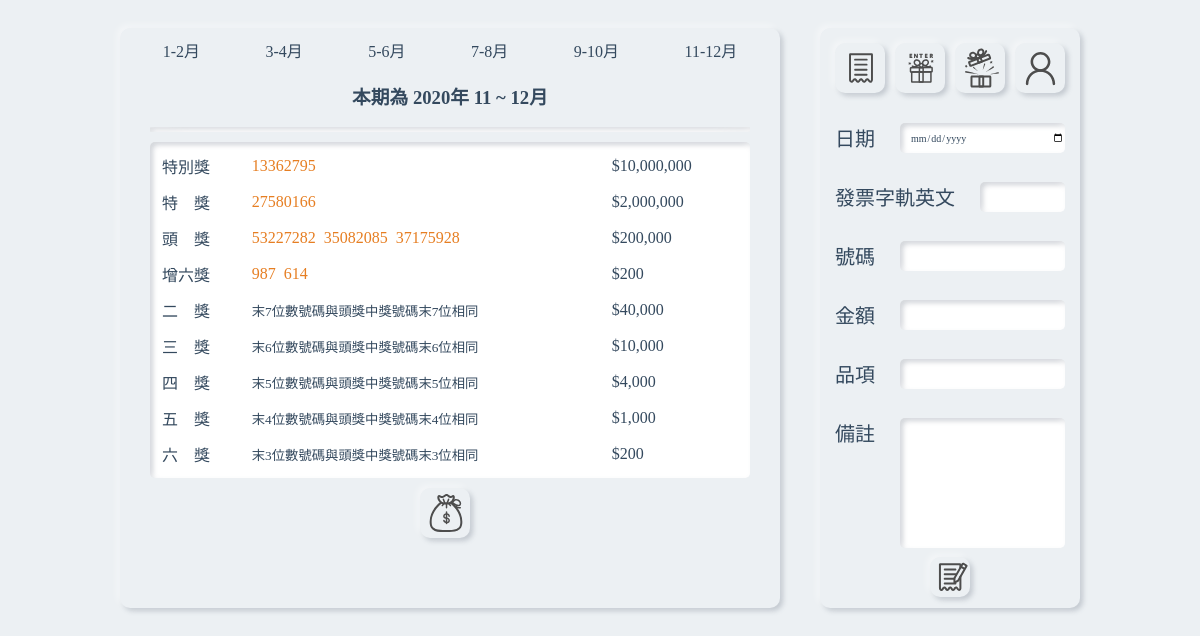
The page /invoice.php?do=award_numbers on the database as committed earlier.
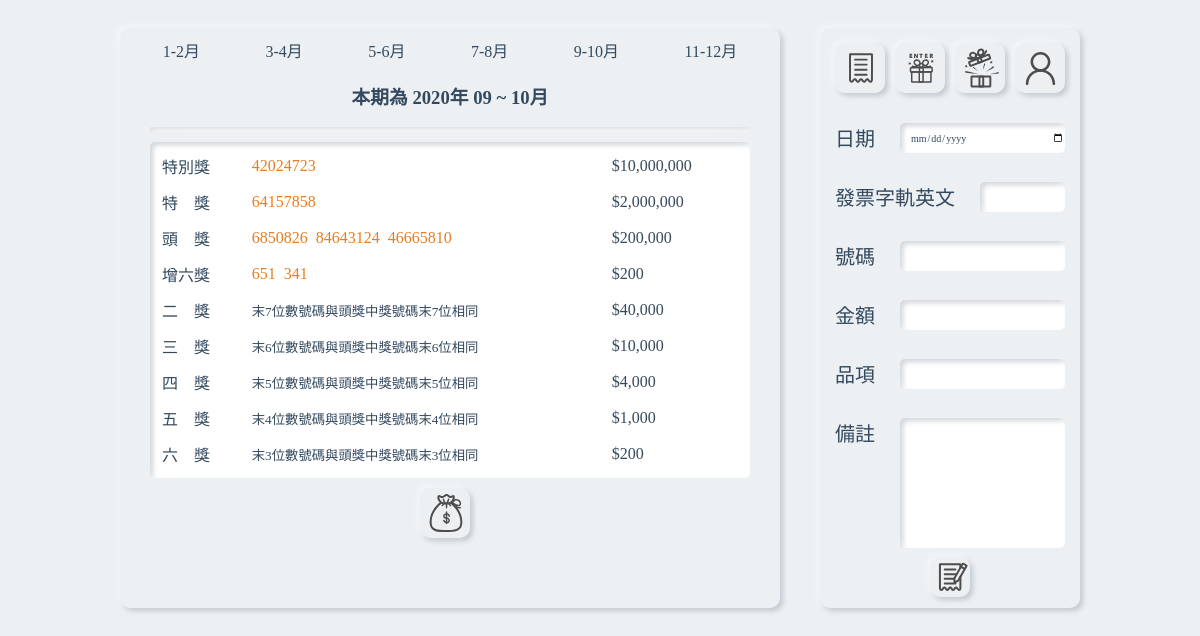
The same page on the database as committed later.
### tables this page shows
CREATE TABLE `award_numbers` (
  `id` int(11) UNSIGNED NOT NULL,
  `year` year(4) NOT NULL,
  `period` tinyint(1) NOT NULL,
  `number` varchar(8) NOT NULL,
  `type` tinyint(1) NOT NULL
);

### award_numbers.php (the view)
<?php
include_once "base.php";
if(isset($_GET['pd'])){
    $year=explode("-",$_GET['pd'])[0];
    $period=explode("-",$_GET['pd'])[1];
}else{
  $get_news=$pdo->query("select *
                          from `award_numbers`
                          order by `year` desc,
                                  `period` desc
                          limit 1")->fetch();
  $year=$get_news['year'];
  $period=$get_news['period'];
}
$awards=$pdo->query("select * from award_numbers where year='$year' && period='$period'")->fetchAll();
$special="";
$grand="";
$first=[];
$six=[];
foreach($awards as $aw){
  switch($aw['type']){
      case 1:
          $special=$aw['number'];
      break;
      case 2:
          $grand=$aw['number'];
      break;
      case 3:
          $first[]=$aw['number'];
      break;
      case 4:
          $six[]=$aw['number'];
      break;
  }
}
?>
<div class="monthBar">
  <li><a href="?do=award_numbers&pd=<?=$year;?>-1"><div class="monthH">1-2月</div></a></li>
  <li><a href="?do=award_numbers&pd=<?=$year;?>-2"><div class="monthH">3-4月</div></a></li>
  <li><a href="?do=award_numbers&pd=<?=$year;?>-3"><div class="monthH">5-6月</div></a></li>
  <li><a href="?do=award_numbers&pd=<?=$year;?>-4"><div class="monthH">7-8月</div></a></li>
  <li><a href="?do=award_numbers&pd=<?=$year;?>-5"><div class="monthH">9-10月</div></a></li>
  <li><a href="?do=award_numbers&pd=<?=$year;?>-6"><div class="monthH">11-12月</div></a></li>
</div>
  <h3 class="newAwardTitle">本期為
    <?=$year;?>年
        <?php
            $month=[
                1=>"01 ~ 02",
                2=>"03 ~ 04",
                3=>"05 ~ 06",
                4=>"07 ~ 08",
                5=>"09 ~ 10",
                6=>"11 ~ 12"
            ];
            echo $month[$period];
        ?>月
  </h3>
<div class="line"></div>
<table class="awardnumT">
  <tr>
    <td>特別獎</td>
    <td class="awardNum"><?=$special;?></td>
    <td>$10,000,000</td>
  </tr>
  <tr>
    <td>特&nbsp;&nbsp;&nbsp;&nbsp;獎</td>
    <td class="awardNum"><?=$grand;?></td>
    <td>$2,000,000</td>
  </tr>
  <tr>
    <td>頭&nbsp;&nbsp;&nbsp;&nbsp;獎</td>
    <td class="awardNum">
    <?php
            foreach($first as $f){
                echo $f."&nbsp;&nbsp;";
            }
        ?>
    </td>
    <td>$200,000</td>
  </tr>
  <tr>
    <td>增六獎</td>
    <td class="awardNum">
      <?php
            foreach($six as $s){
              echo $s."&nbsp;&nbsp;";
            }
            ?>
    </td>
    <td>$200</td>
  </tr>
  <tr>
    <td>二&nbsp;&nbsp;&nbsp;&nbsp;獎</td>
    <td><small>末7位數號碼與頭獎中獎號碼末7位相同</small></td>
    <td>$40,000</td>
  </tr>
  <tr>
    <td>三&nbsp;&nbsp;&nbsp;&nbsp;獎</td>
    <td><small>末6位數號碼與頭獎中獎號碼末6位相同</small></td>
    <td>$10,000</td>
  </tr>
  <tr>
    <td>四&nbsp;&nbsp;&nbsp;&nbsp;獎</td>
    <td><small>末5位數號碼與頭獎中獎號碼末5位相同</small></td>
    <td>$4,000</td>
  </tr>
  <tr>
    <td>五&nbsp;&nbsp;&nbsp;&nbsp;獎</td>
    <td><small>末4位數號碼與頭獎中獎號碼末4位相同</small></td>
    <td>$1,000</td>
  </tr>
  <tr>
    <td>六&nbsp;&nbsp;&nbsp;&nbsp;獎</td>
    <td><small>末3位數號碼與頭獎中獎號碼末3位相同</small></td>
    <td>$200</td>
  </tr>
</table>
<a href="?do=all_awards&year=<?=$year;?>&period=<?=$period;?>">
  <div class="awardbtn"></div>
</a>

### invoice.php (shortened to what this page needs)
<!DOCTYPE html>
<html lang="en">
<head>
  <link rel="stylesheet" href="./css/invoiceStyling.css">
</head>
<body>
  <div class="container1">
    <section class="middlePart">
      <div class="list_area">
        <?php
        if(isset($_GET['do'])){
          $file=$_GET['do'].".php";
          include $file;
        }else{
          include ("invoice_list.php");
        }
        ?>
      </div>
    </section>
    <section class="rightPart">
      <div class="enter_area">
        <div class="btnPart">
          <a href="invoice.php"><div class="btn1"></div></a>
          <a href="?do=add_awards"><div class="btn2"></div></a>
          <a href="?do=award_numbers"><div class="btn3"></div></a>
          <a href="?do=account"><div class="btn4"></div></a>
        </div>
        <div class="enterPart">
          <form action="api/add_invoice.php" method="post">
            <div class="date">
              <label for="date">日期</label>
              <input class="dateD hvr" id="date" name="date" type="date">
            </div>
            <div class="num">
              <div class="numCode">
                <label for="numC">發票字軌英文</label>
                <input class="num1 hvr" id="numC" name="code" type="text" size="2">
              </div>
              <div class="numNum">
                <label for="numN">號碼</label>
                <input class="num2 hvr" id="numN" name="number" type="number">
              </div>
            </div>
            <div class="pay">
              <label for="pay">金額</label>
              <input class="pay1 hvr" id="pay" name="payment" type="number" min="0">
            </div>
            <div class="item">
              <label for="item">品項</label>
              <input class="item1 hvr" id="item" name="item" type="text">
            </div>
            <div class="note">
              <label for="note">備註</label>
              <textarea class="note1 hvr" name="note" id="note"></textarea>
            </div>
            <div>
              <input class="btnSave" type="submit" value="">
            </div>
          </form>
        </div>
      </div>
    </section>
</body>
</html>

Rows that differ between the two databases and show on the page:
changed award_numbers (number 1 of 2 on the later page): period "11 ~ 12" → "09 ~ 10"; number "27580166" → "64157858"
changed award_numbers (number 2 of 2 on the later page): number "13362795" → "42024723"
Other text that changed with them:
new list line: "6850826"
new list line: "84643124"
new list line: "46665810"
new list line: "651"
new list line: "341"
list line gone: "53227282"
list line gone: "35082085"
list line gone: "37175928"
list line gone: "987"
list line gone: "614"
